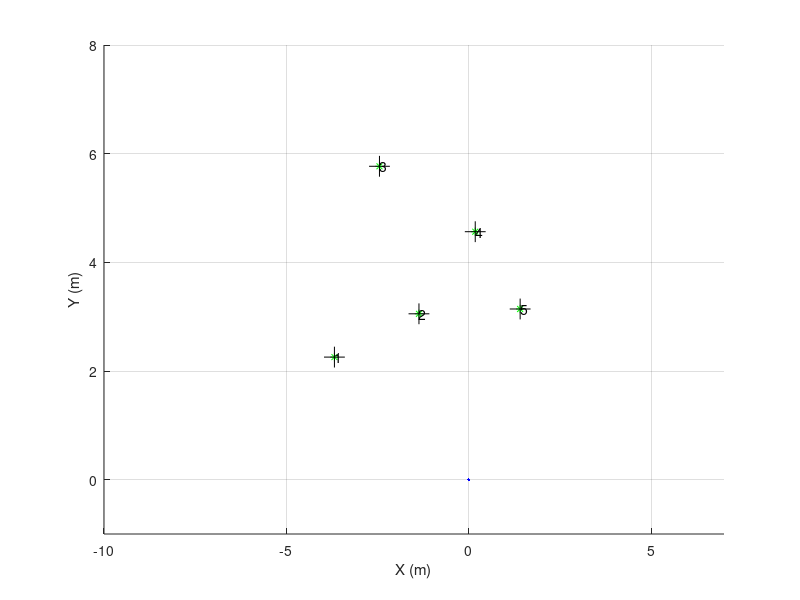

This chart was generated by the following MATLAB code: (Note: this script raises an error after producing the figure.)
% Author: Po-Heng Chen , Z5014392
% 11/04/2018   Wednesday    Week6
% Program: Solution for AAS, S1.2018, Project02.PartD
% ======================== Main function ==================================
function MyProgram()
    clear ; clc() ; close all;
    load('Speed_dataC.mat') ; load('IMU_dataC.mat') ; load('Laser__2C.mat') ;
    
    % Storing value.......................................................
    
    N_imu = Vel.N;
    speed = Vel.speeds;
    times_imu = double(Vel.times)/10000;
    times_imu = times_imu - times_imu(1);
    
    N_laser = dataL.N;
    times_laser = double(dataL.times)/10000;
    times_laser = times_laser - times_laser(1);
    
    % Initilize plotting...................................................
    figure(8) ; clf() ; hold on ; grid on ; zoom on ;
    xlabel('X (m)') ; ylabel('Y (m)') ; axis([-10 7 -1 8]) ;
    MyGUIHandle.handle1 = quiver3(0,0,0,0,'Color','magenta','LineWidth',2); % robot position
    MyGUIHandle.handle2 = plot(0,0,'g*'); % obstacle
    MyGUIHandle.handle3 = plot(0,0,'k+','MarkerSize',15); % landmark
    MyGUIHandle.handle6 = title('');      % empty title (update synchronizly with pole update)
    MyGUIHandle.handle7 = text(0,0,'');
    MyGUIHandle.handle8 = text(0,0,'');
    MyGUIHandle.handle9 = text(0,0,'');
    MyGUIHandle.handle10 = text(0,0,'');
    MyGUIHandle.handle11 = text(0,0,'');
%     MyGUIHandle.handle88 = quiver3(0,0,0,0,'Color','blue','LineWidth',2); % robot position
    MyGUIHandle.handle89 = plot(0,0,'b.'); % robot position % need to add "b." to indicate dot property
    
    % Manage yaw_rate bias.................................................
    ii = times_imu < 20 ;
    bias = mean(IMU.DATAf(6,ii)) ;
    yaw_rate = IMU.DATAf(6,:) - bias ;
% ================================= KF ====================================    
    % Declare standard deviation of the error .............................
stdDevGyro = 1.5*pi/180 ;        
stdDevSpeed = 0.05 ; 
sdev_rangeMeasurement = 0.15 ; 
sdev_BearingMeasurment = 1*pi/180;
    
Xe_History= zeros(3,N_imu-1) ; 
Xe = [ 0; 0; pi/2 ] ;
Xe_History(:,1) = Xe ;

d = 0.46;

P = zeros(3,3) ;
% ?????????????????????????????????????????????????????????????????????
Q_Process_Model = diag( [ (0.01)^2 ,(0.01)^2 , (1*pi/180)^2]) ; % Q_model 
Q_Input = diag([ stdDevSpeed*stdDevSpeed , stdDevGyro*stdDevGyro]);
% ========================================================================

    Xdr = zeros(3,N_imu-1);
    Xdr(:,1) = [0 0 pi/2]; 

    j = 1;             % Index of Laser Scan
    for i = 1:N_imu-1  % Index of Vehicel Pose
        Dt = times_imu(i+1)-times_imu(i);
        Xdr(:,i+1) = PredictVehiclePose(Xdr(:,i), yaw_rate(i), speed(i) ,Dt);
%         Xdr(:,i+1) = PredictVehiclePose(Xdr(:,i), yaw_rate(i), speed(i) ,times_imu(i+1)-times_imu(i));
        if times_imu(i) > times_laser(j)
            if j == 1, landmark = ProcessFirstScan( dataL.Scans(:,j), MyGUIHandle, j, Xdr(:,i) ); end
            [OOIs] = ProcessScan( dataL.Scans(:,j), MyGUIHandle, j, Xdr(:,i), landmark );
             
            % ================= KF ==================
            
            % Jacobian matrix of model
            J = [ [ 1,  0,  -Dt*speed(i)*sin(Xe(3))  ] ; 
                  [ 0,  1,   Dt*speed(i)*cos(Xe(3))  ] ;    
                  [ 0,  0,      1                    ] ] ; 

            % Jacobian matrix of input
           Jn = [ [ Dt*cos(Xe(3)), 0 ] ; 
                  [ Dt*sin(Xe(3)), 0 ] ;    
                  [ 0            , Dt ] ] ;        
            
            % 
            Q = Dt^2*Q_Process_Model + Jn*Q_Input*Jn';
            
            % new covariance, P(K+1|K) = J*P(K|K)*J'+Q ;
            P = J*P*J'+ Q ;
            
            % ===== Prediction =====
            Xe = PredictVehiclePose(Xe,yaw_rate(i),speed(i),Dt) ;
            Xe = Xe';
            
            % ????????????????????????????
            [MasuredRanges, MasuredBearings] = MeasurementsFromLocalFrame(OOIs);
%             disp(i);
            if OOIs.N > 0
                for u = 1:length(OOIs.ID)
                    
                    ID = OOIs.ID(u);
                    
                    % some auxiliary variables.
                    eDX = landmark.Centers(1,ID) - Xe(1) - d*cos(Xe(3));      % (xu-x)
                    eDY = landmark.Centers(2,ID) - Xe(2) - d*sin(Xe(3));      % (yu-y)
                    eDD = sqrt( eDX*eDX + eDY*eDY ) ; %   so : sqrt( (xu-x)^2+(yu-y)^2 ) 
                    ExpectedRange = eDD ;
                    ExpectedBearing = (atan2(eDY,eDX)) - Xe(3) + pi/2 ;
                    
                    H = [  -eDX/eDD , -eDY/eDD      , 0 ;
                         eDY/(eDD^2), -eDX/(eDD^2)  ,-1 ] ;
                    
                    z = [ MasuredRanges(u) - ExpectedRange ; 
                        MasuredBearings(u) - ExpectedBearing ];
                    z(2) = wrapToPi(z(2));
                        
                    R = [ sdev_rangeMeasurement*sdev_rangeMeasurement,       0;
                              0,    sdev_BearingMeasurment*sdev_BearingMeasurment];
                    
                    % === Intermediate step ===
                    S = R + H*P*H';
                    iS = inv(S);
                    K = P*H'*iS ;
                    % ===== Observation =====
                    % update the  expected value
%                     Xe = Xe + K*z ;   
                    % update the  Covariance % i.e. "P = P-P*H'*iS*H*P"  )
                    P = P - K*H*P ;       
                end
            end
            Xe_History(:,i) = Xe ;
            % =======================================
            PlotPose( Xdr, Xe_History,MyGUIHandle, i, N_imu ); % plot it synchornizly with scan will loop faster
            if j < N_laser, j = j + 1 ; end 
            pause(0.01) ;
        end
    end
%     figure(67) ; 
%     plot(Xdr(1,:),Xdr(2,:),'m'); hold on;
%     plot(Xe_History(1,:),Xe_History(2,:),'b')
return
end

% =========================================================================
function [ranges,bearings] = MeasurementsFromLocalFrame(OOIs)
    ID = OOIs.ID;
    X = [0 0 pi/2];
    if OOIs.N > 0
        dx = OOIs.Centers(1,:) - X(1);
        dy = OOIs.Centers(2,:) - X(2);
        ranges = sqrt((dx.*dx + dy.*dy));
        bearings = atan2(dy,dx) - X(3) + pi/2 ;
%         IDs = [1 : GOOIs.N];
    else
        IDs=[];ranges=[];bearings=[];
    end;
    % I simulate I measure/detect all the landmarks, however there can be
    % cases where I see just the nearby ones.
return ;
end

% ======================== Process Laser ==================================
function landmark = ProcessFirstScan(scan,mh,j,Pose)
mask1FFF = uint16(2^13-1);
maskE000 = bitshift(uint16(7),13); % shift 0111 to left 13 bits

intensities = bitand(scan,maskE000);
ranges    = single(bitand(scan,mask1FFF))*0.01; 

% Transfer Polar form to Cartesian form
angles = [0:360]'*0.5* pi/180 ;       
X = -cos(angles).*ranges;
Y = sin(angles).*ranges;

landmark = ExtractOOIs(ranges,intensities, X, Y);
L = 0.46;

    if landmark.N < 1,  return ; end;
    landmark_HR = find(landmark.Color~=0);
%     xx = landmark.Centers(1,landmark_HR);
    landmark.Centers(2,landmark_HR) = landmark.Centers(2,landmark_HR) + L;

    set(mh.handle3,'xdata',landmark.Centers(1,landmark_HR) ,'ydata',landmark.Centers(2,landmark_HR) );
return;
end

function [OOIs] = ProcessScan(scan,mh,j,Pose,landmark)
mask1FFF = uint16(2^13-1);
maskE000 = bitshift(uint16(7),13)  ; % shift 0111 to left 13 bits

intensities = bitand(scan,maskE000);
ranges    = single(bitand(scan,mask1FFF))*0.01; 

% Transfer Polar form to Cartesian form
angles = [0:360]'*0.5* pi/180 ;       
X = -cos(angles).*ranges;
Y = sin(angles).*ranges;  

OOIs = ExtractOOIs(ranges,intensities, X, Y) ;
 if OOIs.N > 0
    OOIs = PlotOOIs(mh,OOIs,intensities,j,Pose); % Obtain Global coordinate
    OOIs = PrintID(mh,OOIs,landmark); % Data association to obtain right index of OOIs
 else
    OOIs = OOIs;
    OOIs.ID = [];
 end
return;
end

function r = ExtractOOIs(ranges,intensities,X,Y)
    r.N = 0;
    r.Centers = [];
    r.Sizes   = []; % diameter
    r.Color = [];
    count = 0;

    for i = 1:length(ranges)-1
        if abs(ranges(i)-ranges(i+1)) > 0.05 
            x = mean(X((i-count):i));
            y = mean(Y((i-count):i));
            diameter = sqrt((X(i-count)-X(i))^2+(Y(i-count)-Y(i))^2);
            
            color = 0;
            if sum(intensities((i-count):i))~=0, color = 1; end
            
            if  diameter <= 0.2 && diameter >= 0.05 && color == 1
                if isempty(r.Centers)       %If value is empty
                    r.Centers(1,:) = x;
                    r.Centers(2,:) = y;
                    r.Color = color;
                    r.Sizes = diameter;
                else
                    r.Centers = [r.Centers(1,:),x;r.Centers(2,:),y];
                    r.Color = [r.Color,color];
                    r.Sizes = [r.Sizes,diameter];
                end
                r.N = r.N + 1;
            end
            count = 0;    
        else
            count = count + 1;
        end
    end
 return;
end

% Return OOIs as global frame
function OOIs = PlotOOIs(mh,OOIs,intensities,i,Pose) % this funciton return global coordinate
    if OOIs.N<1,  return ; end;
    OOIs_HR = find(OOIs.Color~=0);
    
    L = 0.46;
    xx = OOIs.Centers(1,OOIs_HR);
    yy = OOIs.Centers(2,OOIs_HR) + L;
    
    % Rotation
    heading = Pose(3);
    rotate = heading - pi/2 ; %disp(rotate);
    x = xx*cos(rotate)-yy*sin(rotate);
    y = xx*sin(rotate)+yy*cos(rotate);
    
    % Translation
    x = x + Pose(1);
    y = y + Pose(2);
    
    % return global coordinate
    OOIs.Centers(3:4,:) = [x;y];
    
    set(mh.handle2,'xdata',x ,'ydata',y );
return;
end

function OOIs = PrintID(mh,OOIs,landmark)
    abc = [];
    tempCenter = [];
    for k = 1:OOIs.N % start with certain ooi(green plot)
        
        min = 0.4;
        index = 0;
        for h = 1:landmark.N % check the distance with each landmark respectively
            
            temp = pdist([landmark.Centers(:,h)'; OOIs.Centers(3:4,k)']);
            if temp < min 
               min = temp;
               index = h;
               if isempty(tempCenter)
                   tempCenter = OOIs.Centers(:,k);
               else
                   tempCenter = [tempCenter,OOIs.Centers(:,k)];
               end
            end
            
        end
        
        if index~=0, abc = real([abc,index]);end 
        
    end
    OOIs.Centers = tempCenter;
    if ~isempty(abc)
       if sum(ismember(abc,1))==1
           set(mh.handle7,'Position',[double(landmark.Centers(1,1)),double(landmark.Centers(2,1))],'String',1); 
       else 
           set(mh.handle7,'Position',[0,0],'String',0);
       end
       if sum(ismember(abc,2))==1
           set(mh.handle8,'Position',[double(landmark.Centers(1,2)),double(landmark.Centers(2,2))],'String',2); 
       else 
           set(mh.handle8,'Position',[0,0],'String',0);
       end
       if sum(ismember(abc,3))==1
           set(mh.handle9,'Position',[double(landmark.Centers(1,3)),double(landmark.Centers(2,3))],'String',3); 
       else 
           set(mh.handle9,'Position',[0,0],'String',0);
       end
       if sum(ismember(abc,4))==1
           set(mh.handle10,'Position',[double(landmark.Centers(1,4)),double(landmark.Centers(2,4))],'String',4); 
       else 
           set(mh.handle10,'Position',[0,0],'String',0);
       end
       if sum(ismember(abc,5))==1
           set(mh.handle11,'Position',[double(landmark.Centers(1,5)),double(landmark.Centers(2,5))],'String',5); 
       else 
           set(mh.handle11,'Position',[0,0],'String',0);
       end
    end
    OOIs.ID = abc;
    OOIs.N = length(abc);
return;
end
% ========================= Process Vehicle ===============================
function X = PredictVehiclePose(X0,yaw_rate,speed,dt)
    dL = dt*speed ;
    X(3) = X0(3) + dt * (-yaw_rate); % yawA = -yawB
    X(1:2) = X0(1:2) + dL*[ cos(X0(3));sin(X0(3))] ;
return ;
end

function PlotPose(Xdr, Xe_History, mh, i, N_imu)
    L = 0.46;
    set(mh.handle1,'xdata',Xdr(1,i),'ydata',Xdr(2,i),'udata',L * cos(Xdr(3,i)),'vdata',L * sin(Xdr(3,i)));
    s = sprintf('(Dynamic plotting...)\nShowing scan #[%d]/[%d]\r',i,N_imu);
    set(mh.handle6,'string',s);
%     set(mh.handle88,'xdata',Xe_History(1,i),'ydata',Xe_History(2,i),'udata',L * cos(Xe_History(3,i)),'vdata',L * sin(Xe_History(3,i)));
    set(mh.handle89,'xdata',Xe_History(1,:),'ydata',Xe_History(2,:));    
end
% =========================================================================
% =========================================================================
% =========================================================================

% =================== Vehicle plot (different way) ========================
%     MyGUIHandle.handle1 = line(0,0,'Color','magenta','LineWidth',2); % robot position

%     x = [Pose(1,i) Pose(1,i) + (speed(i)+scale) * cos(Pose(3,i))];
%     y = [Pose(2,i) Pose(2,i) + (speed(i)+scale) * sin(Pose(3,i))];
%     set(mh.handle1,'xdata',x ,'ydata',y);

%   set(mh.handle1,'xdata',Pose(1,i) ,'ydata',Pose(2,i) );
%   set(mh.handle1,'xdata',Pose(1,:) ,'ydata',Pose(2,:) );

% ========================== Local plot ===================================
%     MyGUIHandle.handle4 = plot(0,0,'b.'); % all scan
%     MyGUIHandle.handle5 = plot(0,0,'r*'); % bright OOIs
    